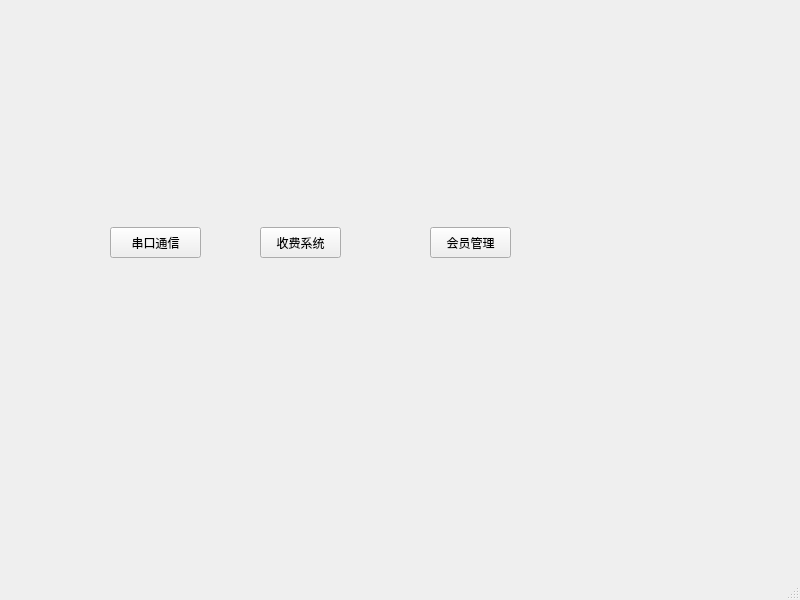
<?xml version="1.0" encoding="UTF-8"?>
<ui version="4.0">
 <class>MainWindow</class>
 <widget class="QMainWindow" name="MainWindow">
  <property name="geometry">
   <rect>
    <x>0</x>
    <y>0</y>
    <width>800</width>
    <height>600</height>
   </rect>
  </property>
  <property name="windowTitle">
   <string>MainWindow</string>
  </property>
  <widget class="QWidget" name="centralwidget">
   <widget class="QWidget" name="widget" native="true">
    <property name="geometry">
     <rect>
      <x>80</x>
      <y>50</y>
      <width>521</width>
      <height>371</height>
     </rect>
    </property>
    <widget class="QPushButton" name="SerialPort">
     <property name="geometry">
      <rect>
       <x>30</x>
       <y>177</y>
       <width>91</width>
       <height>31</height>
      </rect>
     </property>
     <property name="text">
      <string>串口通信</string>
     </property>
    </widget>
    <widget class="QPushButton" name="chareg">
     <property name="geometry">
      <rect>
       <x>180</x>
       <y>177</y>
       <width>81</width>
       <height>31</height>
      </rect>
     </property>
     <property name="text">
      <string>收费系统</string>
     </property>
    </widget>
    <widget class="QPushButton" name="chareg_2">
     <property name="geometry">
      <rect>
       <x>350</x>
       <y>177</y>
       <width>81</width>
       <height>31</height>
      </rect>
     </property>
     <property name="text">
      <string>会员管理</string>
     </property>
    </widget>
   </widget>
  </widget>
  <widget class="QMenuBar" name="menubar">
   <property name="geometry">
    <rect>
     <x>0</x>
     <y>0</y>
     <width>800</width>
     <height>17</height>
    </rect>
   </property>
  </widget>
  <widget class="QStatusBar" name="statusbar"/>
 </widget>
 <resources/>
 <connections/>
</ui>
